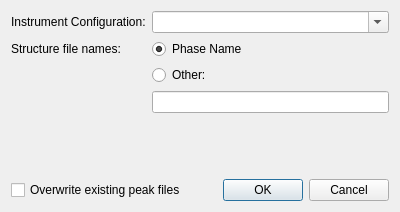
<?xml version="1.0" encoding="UTF-8"?>
<ui version="4.0">
 <class>BgmnSinglePeakRefinementDialog</class>
 <widget class="QDialog" name="BgmnSinglePeakRefinementDialog">
  <property name="geometry">
   <rect>
    <x>0</x>
    <y>0</y>
    <width>400</width>
    <height>212</height>
   </rect>
  </property>
  <property name="windowTitle">
   <string>Dialog</string>
  </property>
  <layout class="QGridLayout" name="gridLayout">
   <item row="0" column="0">
    <widget class="QLabel" name="label">
     <property name="text">
      <string>Instrument Configuration:</string>
     </property>
    </widget>
   </item>
   <item row="0" column="1">
    <widget class="QComboBox" name="comboBoxDevices">
     <property name="editable">
      <bool>true</bool>
     </property>
    </widget>
   </item>
   <item row="1" column="0">
    <widget class="QLabel" name="label_2">
     <property name="text">
      <string>Structure file names:</string>
     </property>
    </widget>
   </item>
   <item row="1" column="1">
    <widget class="QRadioButton" name="radioButtonFileNamePhase">
     <property name="text">
      <string>Phase Name</string>
     </property>
     <property name="checked">
      <bool>true</bool>
     </property>
    </widget>
   </item>
   <item row="2" column="1">
    <widget class="QRadioButton" name="radioButtonFileNameOther">
     <property name="text">
      <string>Other:</string>
     </property>
    </widget>
   </item>
   <item row="3" column="1">
    <widget class="QLineEdit" name="lineEditFileNameOther"/>
   </item>
   <item row="5" column="0" colspan="2">
    <layout class="QHBoxLayout" name="horizontalLayout">
     <item>
      <widget class="QCheckBox" name="checkBoxOverwrite">
       <property name="text">
        <string>Overwrite existing peak files</string>
       </property>
      </widget>
     </item>
     <item>
      <widget class="QDialogButtonBox" name="buttonBox">
       <property name="orientation">
        <enum>Qt::Horizontal</enum>
       </property>
       <property name="standardButtons">
        <set>QDialogButtonBox::Cancel|QDialogButtonBox::Ok</set>
       </property>
      </widget>
     </item>
    </layout>
   </item>
   <item row="4" column="0" colspan="2">
    <spacer name="verticalSpacer">
     <property name="orientation">
      <enum>Qt::Vertical</enum>
     </property>
     <property name="sizeHint" stdset="0">
      <size>
       <width>20</width>
       <height>40</height>
      </size>
     </property>
    </spacer>
   </item>
  </layout>
 </widget>
 <resources/>
 <connections>
  <connection>
   <sender>buttonBox</sender>
   <signal>accepted()</signal>
   <receiver>BgmnSinglePeakRefinementDialog</receiver>
   <slot>accept()</slot>
   <hints>
    <hint type="sourcelabel">
     <x>366</x>
     <y>304</y>
    </hint>
    <hint type="destinationlabel">
     <x>157</x>
     <y>274</y>
    </hint>
   </hints>
  </connection>
  <connection>
   <sender>buttonBox</sender>
   <signal>rejected()</signal>
   <receiver>BgmnSinglePeakRefinementDialog</receiver>
   <slot>reject()</slot>
   <hints>
    <hint type="sourcelabel">
     <x>366</x>
     <y>304</y>
    </hint>
    <hint type="destinationlabel">
     <x>286</x>
     <y>274</y>
    </hint>
   </hints>
  </connection>
  <connection>
   <sender>radioButtonFileNameOther</sender>
   <signal>toggled(bool)</signal>
   <receiver>lineEditFileNameOther</receiver>
   <slot>setEnabled(bool)</slot>
   <hints>
    <hint type="sourcelabel">
     <x>256</x>
     <y>100</y>
    </hint>
    <hint type="destinationlabel">
     <x>325</x>
     <y>103</y>
    </hint>
   </hints>
  </connection>
 </connections>
</ui>
